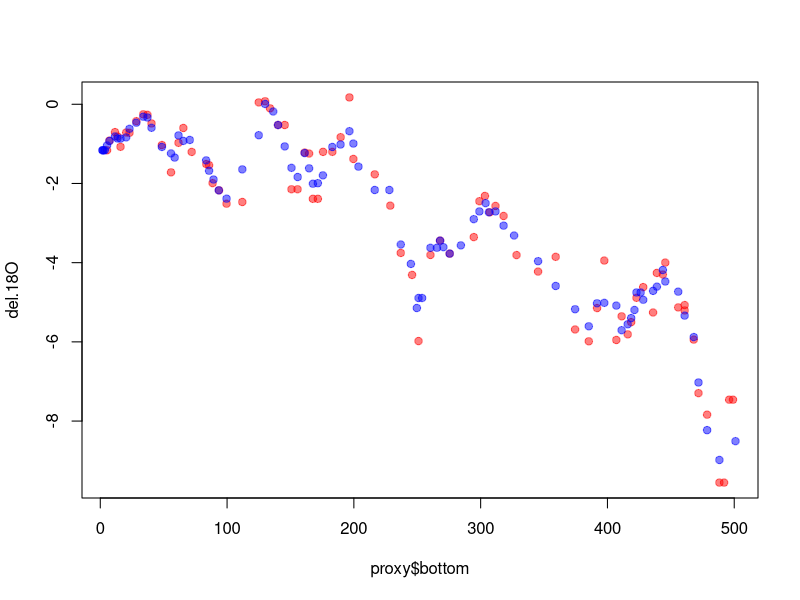
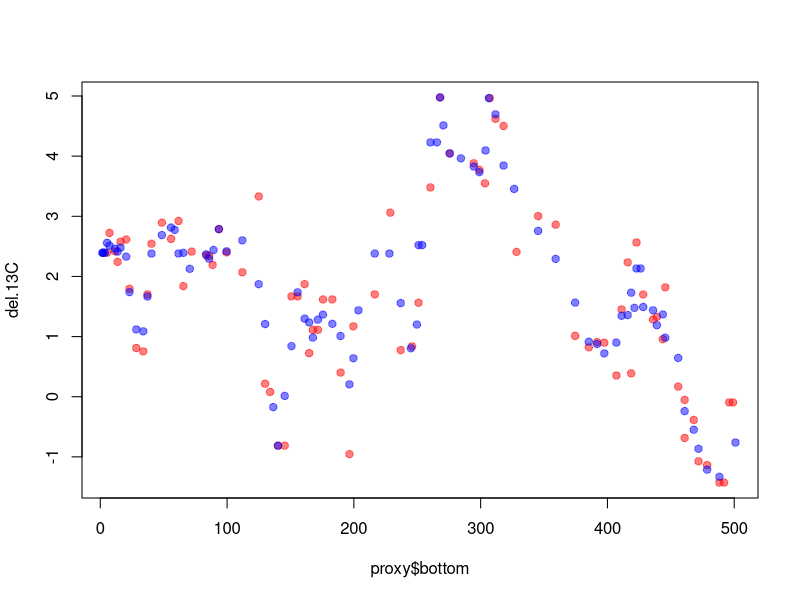
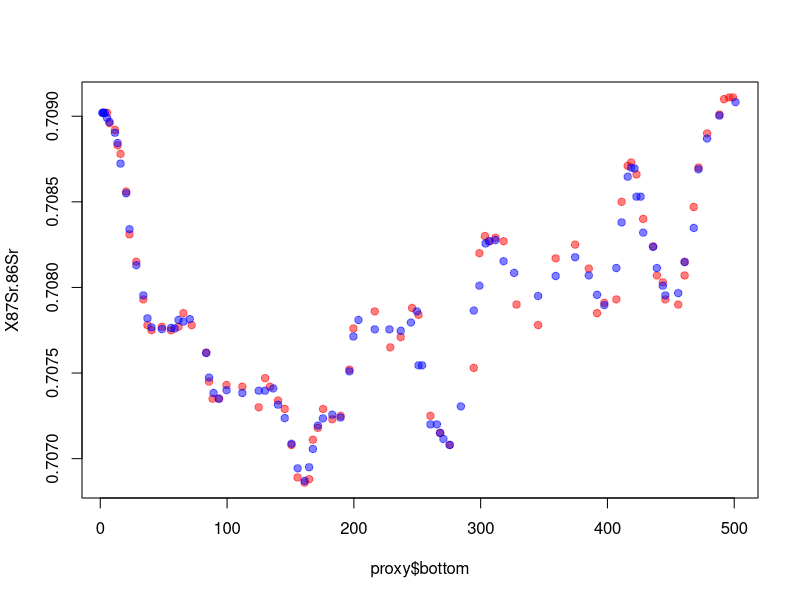
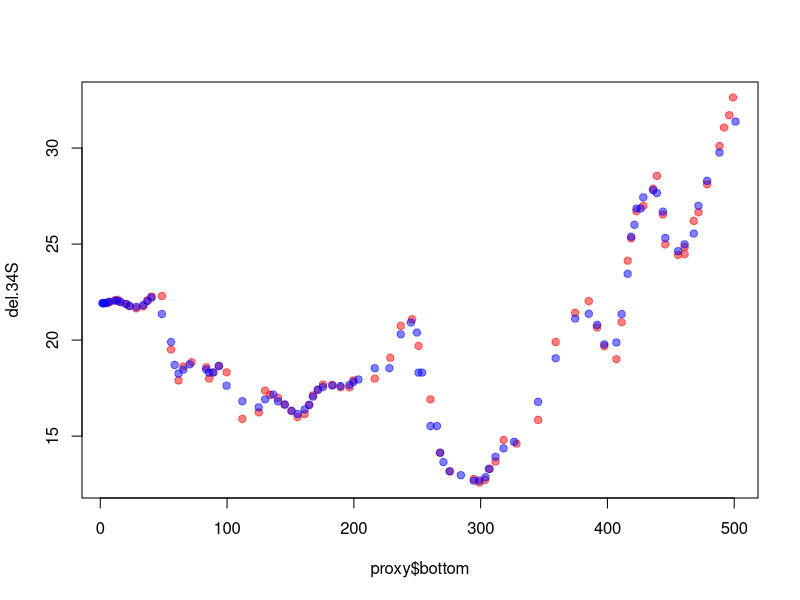

Generate these figures, in order, with R: (Note: this script raises an error after producing the figures.)
## ---- chunk 1
library(scales)
stageTime <- read.csv("../data/cleanProxiesByStage_20131203.csv")
#stageTime <- read.csv("../data/cleanProxiesByStage_20131210.csv")


#check against Hannisdal and Peters
proxy<-read.csv("../data/Hannisdal and Peters data with stage IDs.csv", na.strings="?")


for(prox in names(proxy)[14:17]){
  plot(proxy$bottom, proxy[[prox]], pch=19, col=alpha("red", 0.5), ylab=prox)
  matplot(stageTime$Start..Ma., stageTime[[prox]], pch=19, col=alpha("blue", 0.5), add=T)
}
## ---- chunk 2
#check against Grossman

#Grossman Data
gr <- read.csv("../data/Grossman_d18O.d13C_with_high.lat.csv")
gr <- gr[which(gr$data_subset=="All"),]
names(gr)[4:9] <- paste(names(gr)[4:9], "gr", sep=".")

for(prox in names(gr)[4:9]){
  plot(gr$Binned_bottom, gr[[prox]], pch=19, col=alpha("red", 0.5), ylab=prox)
  matplot(stageTime$Start..Ma., stageTime[[prox]], pch=19, col=alpha("blue", 0.5), add=T)
}

## ---- chunk 3
######extinction rate
extMag<-read.csv("../data/Ext mag 3-15 Revised.csv")
extMag2<-read.csv("../data/Biv BC ext PBDB 4-17-12.csv")

names(extMag2)[6]<-paste(names(extMag2)[6], "PBDB", sep=".")

#add times
extMag$Base_bottom..Ma. <- c(0,extMag$Base..Ma.[-nrow(extMag)])
extMag2$Base_bottom..Ma. <- c(0,extMag2$Base..Ma.[-nrow(extMag2)])

plot(extMag$Base_bottom..Ma., extMag$BC.extinction.rate, pch=19, col=alpha("red", 0.5), 
     ylab="Ext")
matplot(stageTime$Start..Ma., stageTime$BC.extinction.rate, pch=19, col=alpha("blue", 0.5), 
      add=T)

########PBDB
plot(extMag2$Base_bottom..Ma., extMag2$BC.extinction.rate.PBDB, pch=19, col=alpha("red", 0.5), 
     ylab="Ext")

matplot(stageTime$Start..Ma., stageTime$BC.extinction.ratePBDB, pch=19, 
        col=alpha("blue", 0.5), add=T)

## ---- chunk 4
########sealevel
sealevel<-read.csv("../data/Sea level residuals after 2nd-order polynomial fit.csv")

for(prox in names(sealevel)[10:11]){
  plot(sealevel$Time..my., sealevel[[prox]], pch=19, col=alpha("red", 0.5), ylab=prox)
  matplot(stageTime$Start..Ma., stageTime[[prox]], pch=19, col=alpha("blue", 0.5), add=T)
}
## ---- chunk 5

proxyProk<-read.csv("../data/Prokoph_data_9.2013.csv")
proxyProk <- subset(proxyProk, proxyProk$data_subset=="tropical no benthics")


for(prox in names(proxyProk)[6:17]){
  plot(proxyProk$Binned_bottom, proxyProk[[prox]], pch=19, col=alpha("red", 0.5), ylab=prox)
  matplot(stageTime$Start..Ma., stageTime[[prox]], pch=19, col=alpha("blue", 0.5), add=T)
}

